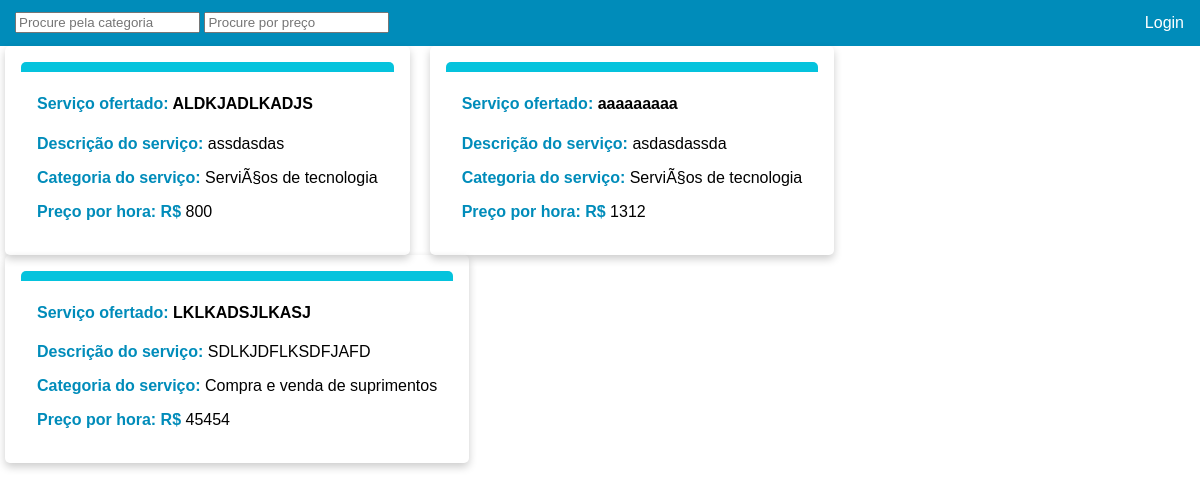
Page /posts_page_logged_out.php on the committed database.
### tables this page shows
CREATE TABLE `anuncios` (
  `id` int(3) NOT NULL,
  `isActive` int(1) NOT NULL,
  `titulo` varchar(60) DEFAULT NULL,
  `descricao` varchar(280) DEFAULT NULL,
  `data` datetime DEFAULT NULL,
  `categoria` int(3) DEFAULT NULL,
  `usuario` int(3) DEFAULT NULL,
  `preco` float NOT NULL
);

CREATE TABLE `categoria` (
  `id` int(3) NOT NULL,
  `titulo` varchar(60) DEFAULT NULL,
  `descricao` varchar(80) DEFAULT NULL
);

### src/posts_page_logged_out.php (the view, shortened to what this page needs)
<!doctype html>
<?php
    include 'config.php';
?>
<html lang="pt-BR">
<head>
    <link rel="stylesheet" href="../css/posts_page_style.css">
</head>
<body>
<ul>
    <li style="float: right"><a href="login.php">Login</a></li>
    <li style="float: left; padding-top: 12px; padding-left: 15px">
    <input type="text" id="myFilter" class="form-control" onkeyup="myFunctionCateg()" placeholder="Procure pela categoria">
    <input type="text" id="myFilterPrec" class="form-control" onkeyup="myFunctionPrec()" placeholder="Procure por preço">
    </li>
</ul>
<?php
    $sql = "SELECT * FROM anuncios";
    $result = mysqli_query($con, $sql);
if($result != null){
    echo "<div class=\"row\" id=\"myProducts\">";
    while($row = mysqli_fetch_array($result)){
        if ($row['isActive'] == 1){
            echo "<form action=\"\" method=\"POST\">";
            echo "<div class=\"column\">";
            echo "<div class=\"card\">";
            echo "<div class=\"upper-line\">";
            echo "</div>";
            echo "<div class=\"container\">";
            echo "<h4><b><span>Serviço ofertado:</span> ".$row['titulo']."</b></h4>";
            echo "<p> <span>Descrição do serviço:</span> ".$row['descricao']."</p>";
            @$categId = $row['categoria'];
            @$getCategoryTitle = mysqli_query($con, "SELECT titulo FROM categoria WHERE id = $categId");
            while(@$resultCategoryTitle = mysqli_fetch_array($getCategoryTitle)){
                @$categoryTitle = @$resultCategoryTitle['titulo'];
            }
            echo "<p class=\"cardCategory\"> <span>Categoria do serviço:</span> ".$categoryTitle."</p>";
            echo "<p class=\"cardPrice\"> <span>Preço por hora: R$</span> ".$row['preco']."</p>";
            echo "</div>";
            echo "</div>";
            echo "</div>";
            echo "</form>";
        }
    }
    echo "</div>";
} else {
    echo "There is no post.";
    header("Refresh:7");
}
?>
</body>
</html>

### css/posts_page_style.css (style rules this page uses)
* { box-sizing: border-box; }
body { margin: 0 auto; font-family: Arial, Helvetica, sans-serif; }
.card { box-shadow: 0 4px 8px 0 rgba(0,0,0,0.2); transition: 0.3s; border-radius: 5px; width: fit-content; padding: 16px; }
.container { padding: 2px 16px; }
.upper-line { height: 10px; width: auto; background-color: #05C3DD; border-top-left-radius: 5px; border-top-right-radius: 5px; }
.column { float: left; width: fit-content; padding: 0 10px; }
.row { margin: 0 -5px; }
.row:after { content: ""; display: table; clear: both; }
span { color: #008CBA; font-weight: bold; }
ul { list-style-type: none; margin: 0; padding: 0; overflow: hidden; background-color: #008CBA; }
li { float: left; }
li a { display: block; color: white; text-align: center; padding: 14px 16px; text-decoration: none; }

### rows in the picture
anuncios: titulo "ALDKJADLKADJS", descricao "assdasdas", categoria.titulo "ServiÃ§os de tecnologia", preco "800"
anuncios: titulo "aaaaaaaaa", descricao "asdasdassda", categoria.titulo "ServiÃ§os de tecnologia", preco "1312"
anuncios: titulo "LKLKADSJLKASJ", descricao "SDLKJDFLKSDFJAFD", categoria.titulo "Compra e venda de suprimentos", preco "45454"
